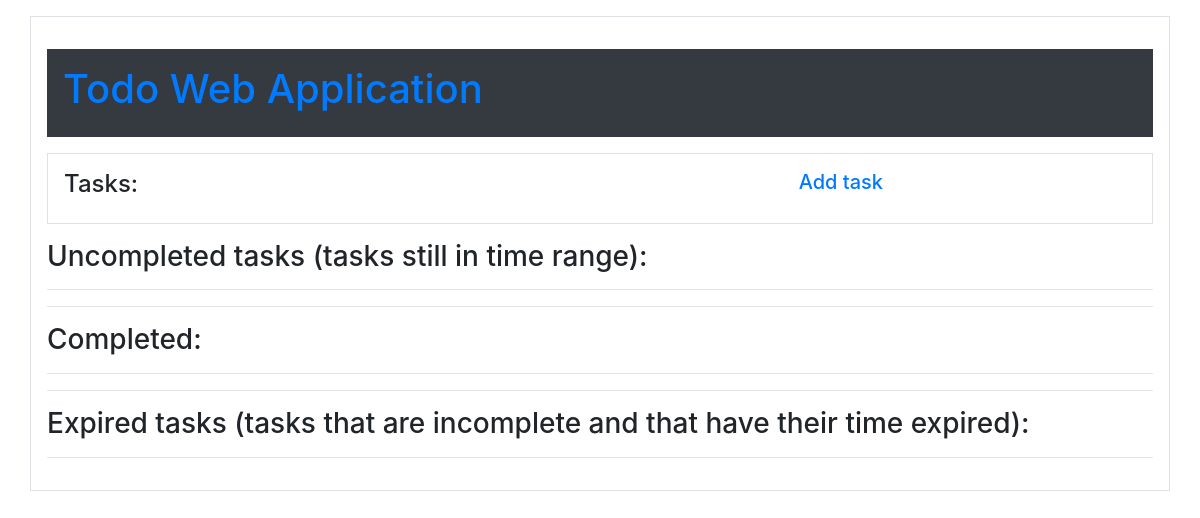
Before: / with the older database file.
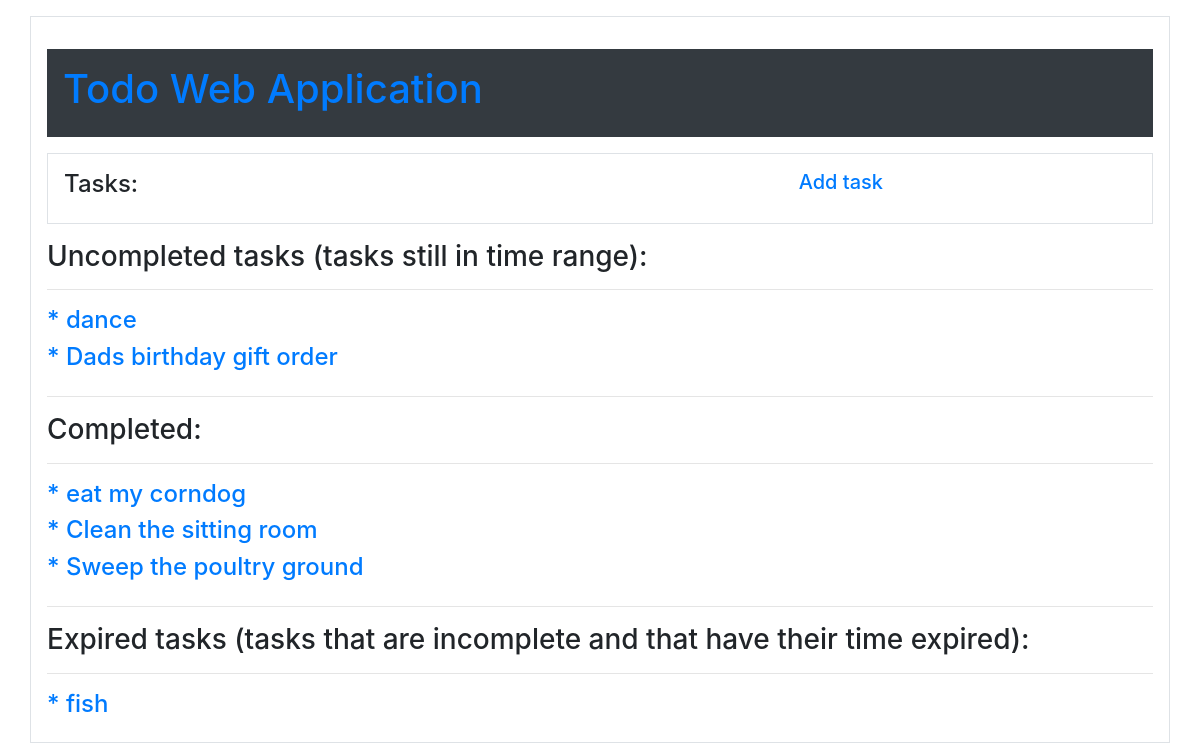
After: the same page with the newer database file.
### todo_app/models.py (models this page shows, shortened)
class Task(models.Model):
    title = models.CharField(max_length=140)
    is_completed = models.BooleanField()
    time_due = models.DateTimeField()
    def task_expired(self):
        now = timezone.now()
        if self.time_due - now <= datetime.timedelta(
            weeks=0, days=0, hours=0, minutes=0, seconds=0, milliseconds=0
        ):
            return True

### todo_app/views.py (the view)
# urls.py: path("", TaskListView.as_view(), name="home"),
class TaskListView(ListView):
    model = Task
    template_name = "home.html"
    def get_queryset(self):
        return Task.objects.order_by("time_due")

### templates/home.html
{% extends 'base.html' %}
{% block content %}
<div class="container p-3 my-3 border">
  <div class="row">
    <div class="col-sm-8"><h4>Tasks:</h4></div>
    <div class="col-sm-4"><h5><a href="{% url 'task_new' %}">Add task</a></h5></div>
  </div>
</div>
<h3>Uncompleted tasks (tasks still in time range):</h3>
<hr>
{% if object_list %}
  {% for task in object_list %}
    {% if not task.is_completed and not task.task_expired %}
      <div class="list-group-flush">
        <div class="row">
          <div class="col"><h4><a href="{% url 'task_detail' task.pk %}">* {{ task.title }}</a></h4></div>
      </div>
      {% endif %}
      {% endfor %}
    <hr>
<h3>Completed:</h3>
<hr>
{% for task in object_list %}
  {% if task.is_completed %}
    <div class="list-group-flush">
      <div class="row">
        <div class="col"><h4><a href="{% url 'task_detail' task.pk %}">* {{ task.title }}</a></h4></div>
    </div>
    {% endif %}
    {% endfor %}
    <hr>
  <h3>Expired tasks (tasks that are incomplete and that have their time expired):</h3>
  <hr>
  {% for task in object_list %}
    {% if task.task_expired and not task.is_completed %}
        <div class="list-group-flush">
          <div class="row">
            <div class="col"><h4><a href="{% url 'task_detail' task.pk %}">* {{ task.title }}</a></h4></div>
        </div>
    {% endif %}
    {% endfor %}
{% else %}
<p>You have no Tasks</p>
{% endif %}
{% endblock content %}

### templates/base.html (shortened to what this page needs)
<!DOCTYPE html>
<html lang="en" dir="ltr">
  <head>
    <link rel="stylesheet" href="https://cdn.jsdelivr.net/npm/bootstrap@4.6.1/dist/css/bootstrap.min.css">
  </head>
  <body>
    <div class="container p-3 my-3 border">
      <div class="container p-3 my-3 bg-dark text-white">
        <header>
          <h1><a href="{% url 'home' %}">Todo Web Application</a></h1>
        </header>
      </div>
      {% block content %}
      {% endblock content %}
    </div>
  </body>
</html>

Changed rows visible on the page:
added Task: title "dance", shown under "Uncompleted tasks (tasks still in time range):"
now on this page (row edited): Task: title "Dads birthday gift order", shown under "Uncompleted tasks (tasks still in time range):"
now on this page (row edited): Task: title "eat my corndog", shown under "Completed:"
added Task: title "Clean the sitting room", shown under "Completed:"
now on this page (row edited): Task: title "Sweep the poultry ground", shown under "Completed:"
added Task: title "fish", shown under "Expired tasks (tasks that are incomplete and that have their time expired):"
